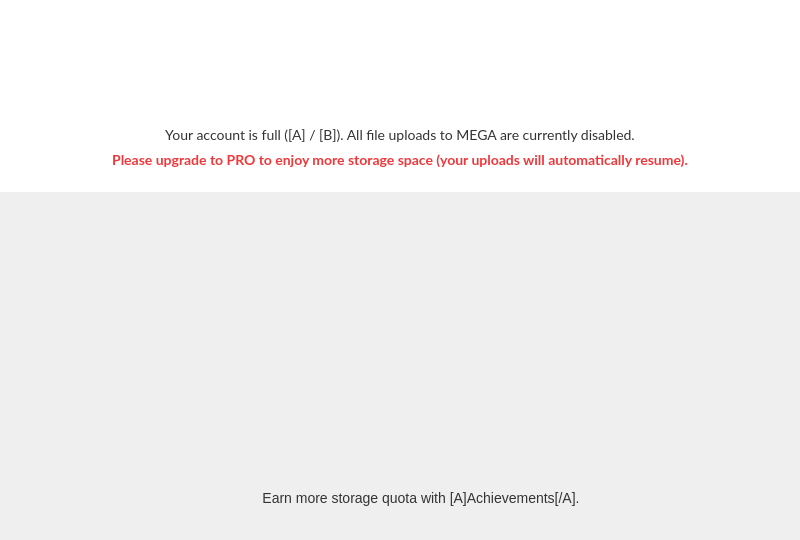
<?xml version="1.0" encoding="UTF-8"?>
<ui version="4.0">
 <class>UpgradeOverStorage</class>
 <widget class="QDialog" name="UpgradeOverStorage">
  <property name="geometry">
   <rect>
    <x>0</x>
    <y>0</y>
    <width>800</width>
    <height>540</height>
   </rect>
  </property>
  <property name="minimumSize">
   <size>
    <width>800</width>
    <height>540</height>
   </size>
  </property>
  <property name="maximumSize">
   <size>
    <width>800</width>
    <height>540</height>
   </size>
  </property>
  <property name="windowTitle">
   <string>Storage full</string>
  </property>
  <property name="styleSheet">
   <string notr="true">#UpgradeDialog
{
	background-color: #FBFBFB;
}

#wHeader
{
  background-color: white;
}

#bRocket, #bStorageFull
{
 border: none;
}

#lEncourageUpgrade
{
	color: #F0373A;
	font-family: Lato;
	font-size: 14px;
	font-weight: 600;
	line-height: 17px;
}

#lUsageStorage
{
	color: #333333;
	font-family: Lato;
	font-size: 14px;
	line-height: 24px;
}

#lAchievements
{
	color: #333333;
	font-family: &quot;Source Sans Pro&quot;;
	font-size: 14px;
}</string>
  </property>
  <layout class="QVBoxLayout" name="verticalLayout_2">
   <property name="spacing">
    <number>0</number>
   </property>
   <property name="leftMargin">
    <number>0</number>
   </property>
   <property name="topMargin">
    <number>0</number>
   </property>
   <property name="rightMargin">
    <number>0</number>
   </property>
   <property name="bottomMargin">
    <number>0</number>
   </property>
   <item>
    <widget class="QWidget" name="wHeader" native="true">
     <property name="minimumSize">
      <size>
       <width>0</width>
       <height>192</height>
      </size>
     </property>
     <property name="maximumSize">
      <size>
       <width>16777215</width>
       <height>192</height>
      </size>
     </property>
     <layout class="QVBoxLayout" name="verticalLayout_3">
      <property name="spacing">
       <number>15</number>
      </property>
      <property name="leftMargin">
       <number>0</number>
      </property>
      <property name="topMargin">
       <number>37</number>
      </property>
      <property name="rightMargin">
       <number>0</number>
      </property>
      <property name="bottomMargin">
       <number>15</number>
      </property>
      <item>
       <layout class="QHBoxLayout" name="horizontalLayout_2">
        <item>
         <spacer name="horizontalSpacer">
          <property name="orientation">
           <enum>Qt::Horizontal</enum>
          </property>
          <property name="sizeHint" stdset="0">
           <size>
            <width>40</width>
            <height>20</height>
           </size>
          </property>
         </spacer>
        </item>
        <item>
         <widget class="QPushButton" name="bStorageFull">
          <property name="minimumSize">
           <size>
            <width>64</width>
            <height>64</height>
           </size>
          </property>
          <property name="maximumSize">
           <size>
            <width>64</width>
            <height>64</height>
           </size>
          </property>
          <property name="text">
           <string/>
          </property>
          <property name="icon">
           <iconset>
            <normalon>:/images/storage_full.png</normalon>
           </iconset>
          </property>
          <property name="iconSize">
           <size>
            <width>64</width>
            <height>64</height>
           </size>
          </property>
         </widget>
        </item>
        <item>
         <spacer name="horizontalSpacer_2">
          <property name="orientation">
           <enum>Qt::Horizontal</enum>
          </property>
          <property name="sizeHint" stdset="0">
           <size>
            <width>40</width>
            <height>20</height>
           </size>
          </property>
         </spacer>
        </item>
       </layout>
      </item>
      <item>
       <widget class="QWidget" name="widget_2" native="true">
        <layout class="QVBoxLayout" name="verticalLayout">
         <item>
          <widget class="QLabel" name="lUsageStorage">
           <property name="text">
            <string>Your account is full ([A] / [B]). All file uploads to MEGA are currently disabled.</string>
           </property>
           <property name="alignment">
            <set>Qt::AlignCenter</set>
           </property>
          </widget>
         </item>
         <item>
          <widget class="QLabel" name="lEncourageUpgrade">
           <property name="text">
            <string>Please upgrade to PRO to enjoy more storage space (your uploads will automatically resume).</string>
           </property>
           <property name="alignment">
            <set>Qt::AlignCenter</set>
           </property>
          </widget>
         </item>
        </layout>
       </widget>
      </item>
     </layout>
    </widget>
   </item>
   <item>
    <widget class="QWidget" name="wPlans" native="true">
     <property name="minimumSize">
      <size>
       <width>800</width>
       <height>280</height>
      </size>
     </property>
     <property name="maximumSize">
      <size>
       <width>800</width>
       <height>280</height>
      </size>
     </property>
    </widget>
   </item>
   <item>
    <widget class="QWidget" name="wAchievements" native="true">
     <property name="minimumSize">
      <size>
       <width>0</width>
       <height>68</height>
      </size>
     </property>
     <property name="maximumSize">
      <size>
       <width>16777215</width>
       <height>68</height>
      </size>
     </property>
     <layout class="QHBoxLayout" name="horizontalLayout">
      <property name="spacing">
       <number>-1</number>
      </property>
      <property name="leftMargin">
       <number>0</number>
      </property>
      <property name="topMargin">
       <number>0</number>
      </property>
      <property name="rightMargin">
       <number>0</number>
      </property>
      <property name="bottomMargin">
       <number>16</number>
      </property>
      <item>
       <spacer name="horizontalSpacer_3">
        <property name="orientation">
         <enum>Qt::Horizontal</enum>
        </property>
        <property name="sizeHint" stdset="0">
         <size>
          <width>40</width>
          <height>20</height>
         </size>
        </property>
       </spacer>
      </item>
      <item>
       <widget class="QPushButton" name="bRocket">
        <property name="minimumSize">
         <size>
          <width>36</width>
          <height>36</height>
         </size>
        </property>
        <property name="maximumSize">
         <size>
          <width>36</width>
          <height>36</height>
         </size>
        </property>
        <property name="text">
         <string/>
        </property>
        <property name="icon">
         <iconset>
          <normalon>:/images/achievements.png</normalon>
         </iconset>
        </property>
        <property name="iconSize">
         <size>
          <width>36</width>
          <height>36</height>
         </size>
        </property>
       </widget>
      </item>
      <item>
       <widget class="QLabel" name="lAchievements">
        <property name="minimumSize">
         <size>
          <width>0</width>
          <height>0</height>
         </size>
        </property>
        <property name="maximumSize">
         <size>
          <width>16777215</width>
          <height>16777215</height>
         </size>
        </property>
        <property name="styleSheet">
         <string notr="true"/>
        </property>
        <property name="text">
         <string>Earn more storage quota with [A]Achievements[/A].</string>
        </property>
        <property name="alignment">
         <set>Qt::AlignCenter</set>
        </property>
        <property name="wordWrap">
         <bool>false</bool>
        </property>
       </widget>
      </item>
      <item>
       <spacer name="horizontalSpacer_4">
        <property name="orientation">
         <enum>Qt::Horizontal</enum>
        </property>
        <property name="sizeHint" stdset="0">
         <size>
          <width>40</width>
          <height>20</height>
         </size>
        </property>
       </spacer>
      </item>
     </layout>
    </widget>
   </item>
   <item>
    <spacer name="verticalSpacer">
     <property name="orientation">
      <enum>Qt::Vertical</enum>
     </property>
     <property name="sizeHint" stdset="0">
      <size>
       <width>20</width>
       <height>40</height>
      </size>
     </property>
    </spacer>
   </item>
  </layout>
 </widget>
 <resources/>
 <connections/>
</ui>
